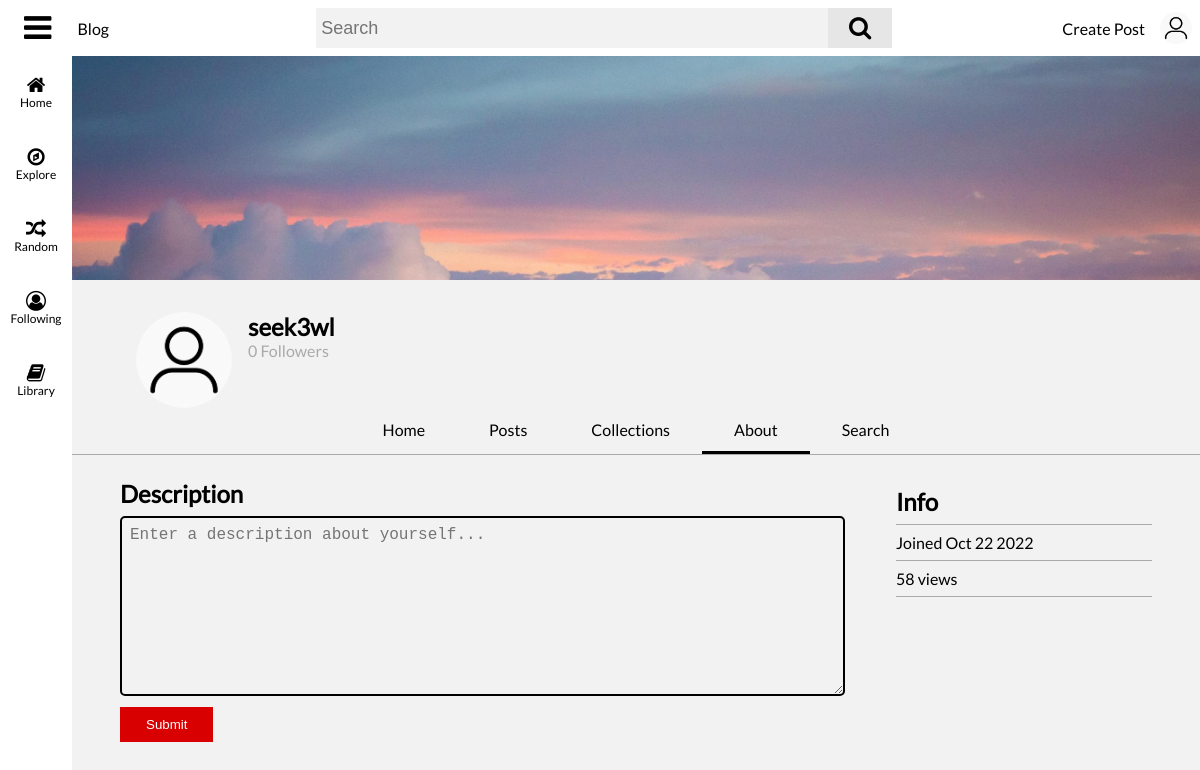
Before: /user/seek3wl/about (signed in) with the older database file.
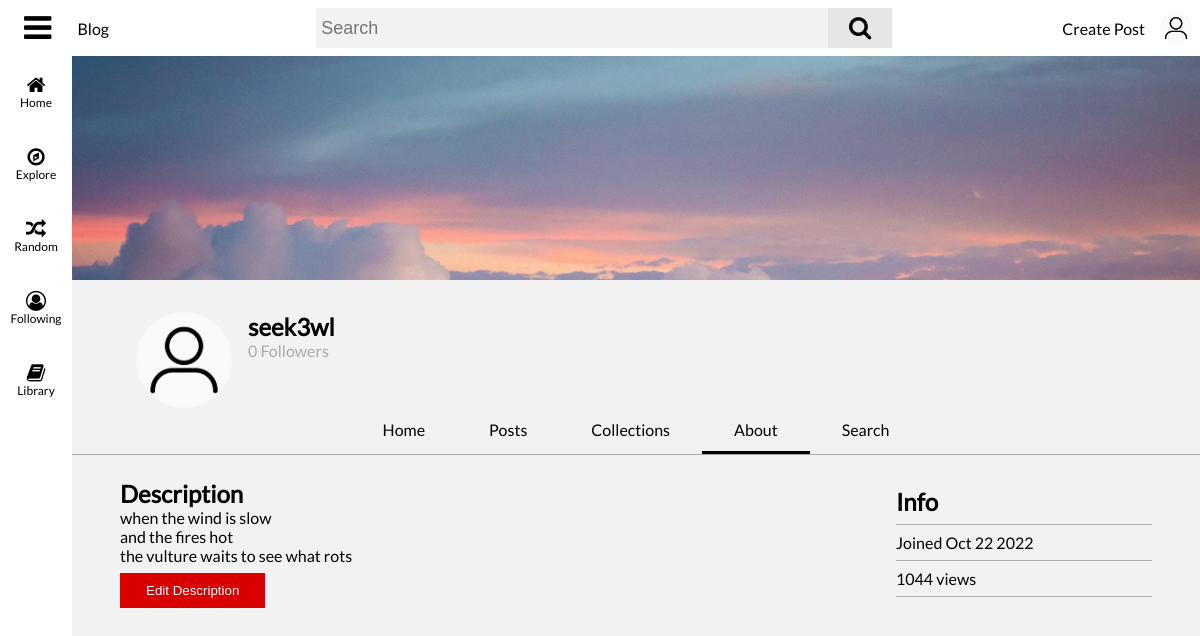
After: the same page with the newer database file.
### flaskblog/models.py (models this page shows, shortened)
class User(db.Model, UserMixin):
	id = db.Column(db.Integer, primary_key=True)
	username = db.Column(db.String(16), unique=True, nullable=False)
	email = db.Column(db.String(120), unique=True, nullable=False)
	image_file = db.Column(db.String(20), nullable=False, default='default.jpg')
	banner_image = db.Column(db.String(20), nullable=False, default='default_banner.jpg')
	description = db.Column(db.String(120), nullable=True)
	password = db.Column(db.String(60), nullable=False)
	security_question = db.Column(db.String(120), nullable=True)
	security_question_answer = db.Column(db.String(120), nullable=True)
	date_joined = db.Column(db.DateTime, default=datetime.utcnow, nullable=False)
	following = db.relationship('User', secondary=user_user_follow,
								primaryjoin=id == user_user_follow.c.follower_user_id,
								secondaryjoin=id == user_user_follow.c.following_user_id,
								backref='followers')
	media_uploads = db.relationship('Media', backref='uploader', lazy=True)
	posts_cached = db.relationship('PostCache', backref='cache_author', lazy=True)
	posts = db.relationship('Post', backref='author', lazy=True)
	posts_viewed = db.relationship('Post', secondary=user_post_view, backref='viewers')
	posts_liked = db.relationship('Post', secondary=user_post_like, backref='post_likers')
	posts_disliked = db.relationship('Post', secondary=user_post_dislike, backref='post_dislikers')
	featured_post_id = db.Column(db.Integer, nullable=True)
	comments = db.relationship('Comment', backref='author', lazy=True)
	comments_liked = db.relationship('Comment', secondary=user_comment_like, backref='comment_likers')
	comments_disliked = db.relationship('Comment', secondary=user_comment_dislike, backref='comment_dislikers')
	collections = db.relationship('Collection', backref='author', lazy=True)

### flaskblog/users/routes.py (the view, shortened to what this page needs)
@users.route('/user/<string:username>/about', methods=["GET", "POST"])
def user_about(username):
	form = None
	user = User.query.filter_by(username=username).first_or_404()
	if request.method == "GET":
		user_followed = False
		if current_user.is_authenticated:
			form = UpdateDescriptionForm()
			if user in current_user.following:
				user_followed = True
		user_date_joined = user.date_joined.strftime("%b %d %Y")
		user_total_views = 0
		for post in user.posts:
			user_total_views += post.views
		return render_template('user_about.html', title=username, user=user, user_followed=user_followed,
							   user_date_joined=user_date_joined, user_total_views=user_total_views, form=form)

### flaskblog/users/forms.py
class UpdateDescriptionForm(FlaskForm):
	description = TextAreaField('Description', validators=[DataRequired()])
	submit = SubmitField('Submit')

### flaskblog/main/forms.py
class SearchForm(FlaskForm):
    searched = SearchField(validators=[DataRequired()])

### flaskblog/main/routes.py (called while the page is built)
@main.app_context_processor
def inject_template_globals():
	if current_user.is_authenticated:
		image_file_2 = current_user.image_file
	else:
		image_file_2 = 'default.jpg'
	has_post_cache = False
	if current_user.is_authenticated:
		if PostCache.query.filter_by(user_id=current_user.id):
			has_post_cache = True
	return dict(image_file=url_for('static', filename=f'images/profile_pics/{image_file_2}'), SearchForm=SearchForm(),
				has_post_cache=has_post_cache)

### flaskblog/models.py (called while the page is built)
@login_manager.user_loader
def load_user(user_id):
	return User.query.get(user_id)

### flaskblog/templates/user_about.html (shortened to what this page needs)
{% extends 'base.html' %}
{% block body %}
	<div id="main-body-nm">
		<div id="user-page-header">
			<img id="user-page-header-background" src="{{ url_for('static', filename='images/banners/' + user.banner_image) }}">
			<div id="user-page-header-info">
				<div style="display: flex;">
					<img class="followed-user-img" height="96" width="96" draggable="false" src="{{ url_for('static', filename='images/profile_pics/' + user.image_file) }}">
					<div id="user-page-header-info-info">
						<h2>{{ user.username }}</h2>
						<span class="text-muted">{{ length(user.followers) }} Followers</span>
					</div>
				</div>
			</div>
			<div id="user-page-nav-container">
				<nav id="user-page-nav">
					<div class="user-page-nav-item" onclick="redirect(`{{ url_for('users.user_page', username=user.username) }}`)">
						Home
					</div>
					<div class="user-page-nav-item" onclick="redirect(`{{ url_for('users.user_posts', username=user.username) }}`)">
						Posts
					</div>
					<div class="user-page-nav-item" onclick="redirect(`{{ url_for('users.user_collections', username=user.username) }}`)">
						Collections
					</div>
					<div class="user-page-nav-item-selected">
						About
					</div>
					<div class="user-page-nav-item">
						Search
					</div>
				</nav>
			</div>
			<div id="user-page-body" style="flex-direction: row; gap: 64px;">
				<div id="user-description-container">
					{% if current_user == user %}
						{% if user.description %}
							<h2>Description</h2>
							<p id="user-description" style="display: block;">{{ user.description }}</p>
							<button id="edit-description-button" type="button" onclick="edit_description_toggle()" style="display: block;">Edit Description</button>
						{% else %}
							<h2>Description</h2>
							<form id="user-description-form" method="POST">
								{{ form.description(id="user-description-textarea", placeholder="Enter a description about yourself...") }}
								{{ form.submit(id="user-description-submit", type="submit") }}
							</form>
						{% endif %}
					{% endif %}
				</div>
				<div>
					<div id="user-info">
						<h2>Info</h2>
						<p>Joined {{ user_date_joined }}</p>
						<p>{{ user_total_views }} views</p>
					</div>
				</div>
			</div>
		</div>
	</div>
{% endblock body %}

Changed rows visible on the page:
changed User "seek3wl": description (not shown) → "when the wind is slow and the fires hot the vulture waits to see what rots"
Other visible differences:
{{ user_total_views }}: "58" → "1044"
form field submit: "Submit" → (not shown)
text now shown: "Edit Description"
